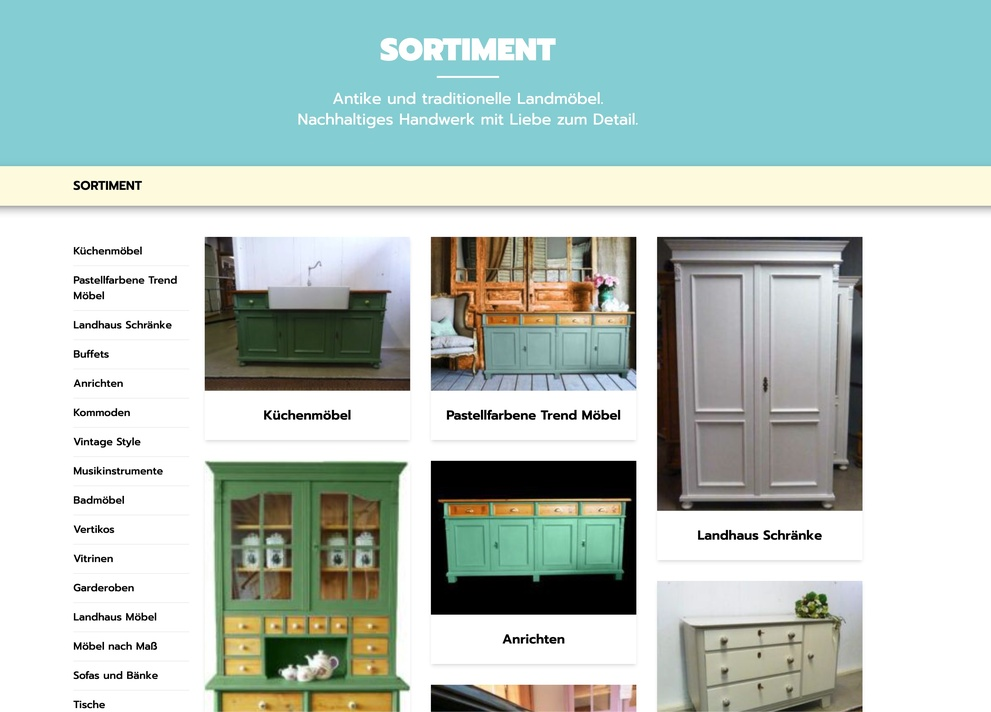
#> input picture week6/1.jpg, 991 x 712 px, shrunk from 3054 x 2194 before the run
$ jupyter execute image_dominant_colors.ipynb
#> lines starting #> are read from the running program, lines starting #| are printed output that depends on the picture
[cell 1]
import numpy as np
import matplotlib.pyplot as plt
from sklearn.cluster import KMeans
from sklearn.utils import shuffle
from skimage import io, transform

[cell 2]
image_path = "1.jpg"
image = io.imread(image_path)
#> image is the input picture: shape (712, 991, 3); mean R, G, B 181.2, 198.4, 192.9

[cell 3]
image

[cell 4]
width, height, depth = image.shape
#> width = 712; height = 991; depth = 3
pixels = np.reshape(image, (width * height, depth))

[cell 5]
pixels

[cell 6]
pixels_sample = shuffle(pixels, random_state=0)[:1000]
#> pixels_sample = 1000 rows, first 8: [255, 255, 255], [132, 205, 211], [132, 205, 211], [255, 255, 255], [34, 19, 12], [255, 255, 255], [108, 50, 12], [255, 255, 255]

[cell 7]
k = 5

[cell 8]
kmeans = KMeans(n_clusters=k, random_state=0)
kmeans.fit(pixels_sample)

[cell 9]
centers = kmeans.cluster_centers_
labels = kmeans.predict(pixels)

[cell 10]
segmented_image = np.reshape(labels, (width, height))
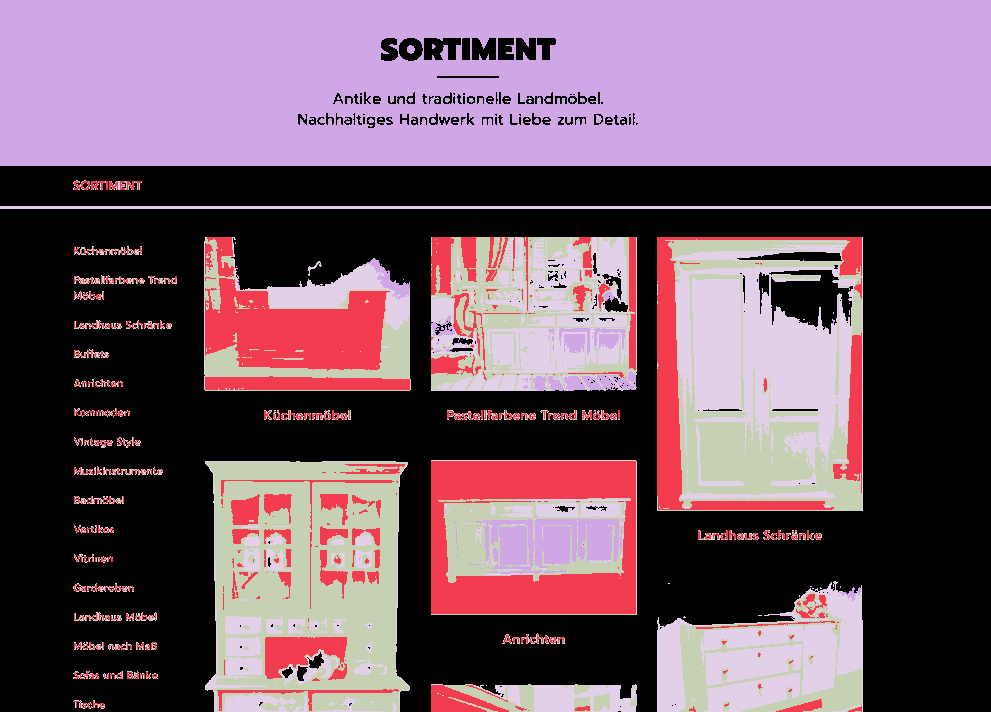
#> segmented_image: shape (712, 991) int32; 5 distinct labels, from 0 to 4; one colour per label, 0 black

[cell 11]
plt.figure(figsize=(20,10))

plt.subplot(1,2,1)
plt.imshow(image)
plt.title("Original Image")
plt.axis("off")

plt.subplot(1,2,2)
plt.imshow(segmented_image, cmap='hsv')
plt.title("Segmented Image")
plt.axis("off")

plt.show()
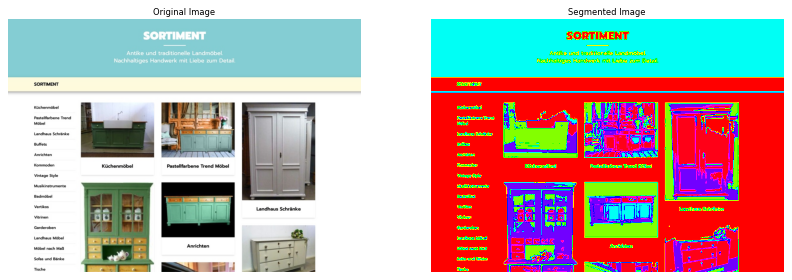
#> figure drawn by matplotlib, 2 panels
